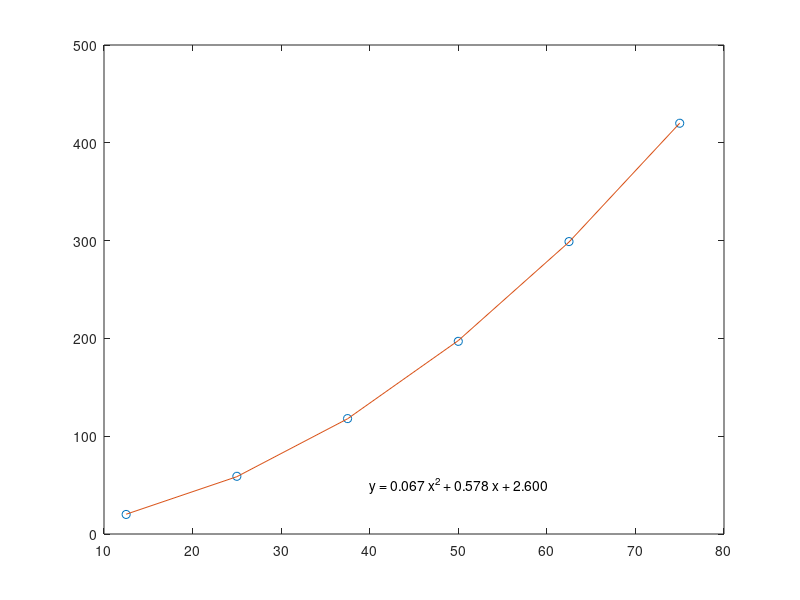

Recreate this plot in MATLAB.
% Evan Baker
% EAB_LAB05_P02
% 14 February 2014

% This script will fit a quadratic to a given data set

function QuadraticRegression
	v = [12.5 25 37.5 50 62.5 75];
	V = linspace(min(v),max(v),6);
	d = [20 59 118 197 299 420];
	p = polyfit(v,d,2);
	D = polyval(p,v);
	plot(v,d,'o',V,D)
	text(40,50,sprintf('y = %.3f x^2 + %.3f x + %.3f ',p(1,1),p(1,2),p(3)))
end